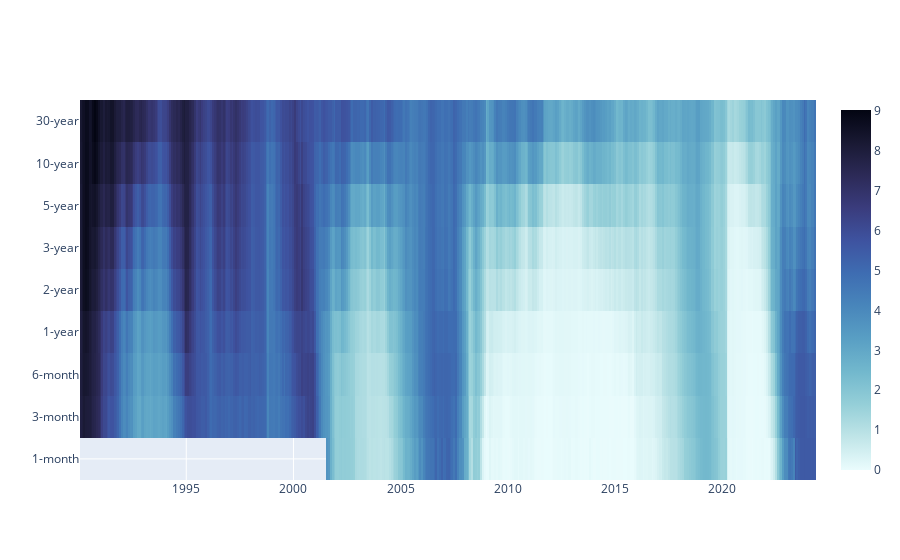

Write notebook code for a chart like this one.
### Markdown cell above
4. Reverse the way the color scale is mapped into the `z` values by setting the argument `reversescale` to `True`. In this case, this case the effect of mapping lighter (darker) blue tones to lower (higher) percentage points.

### Code cell
fig = go.Figure(data=[go.Heatmap(z=data.values,
                                    x=data.columns,
                                    y=data.index,
                                    colorscale='ice',
                                    reversescale=True,
                                    )])

fig.show()

### Figure 1 — Plotly figure (JSON) as saved in the notebook; plotly's stock layout.template omitted (floating-point values rounded to 4 significant figures; data arrays with more than 128 entries replaced by an {"elided": "..."} marker saying what was removed)
{"data": [{"colorscale": [[0, "rgb(3, 5, 18)"], [0.09091, "rgb(25, 25, 51)"], [0.1818, "rgb(44, 42, 87)"], [0.2727, "rgb(58, 60, 125)"], [0.3636, "rgb(62, 83, 160)"], [0.4545, "rgb(62, 109, 178)"], [0.5455, "rgb(72, 134, 187)"], [0.6364, "rgb(89, 159, 196)"], [0.7273, "rgb(114, 184, 205)"], [0.8182, "rgb(149, 207, 216)"], [0.9091, "rgb(192, 229, 232)"], [1, "rgb(234, 252, 253)"]], "reversescale": true, "type": "heatmap", "x": {"elided": "412 str values"}, "y": ["1-month", "3-month", "6-month", "1-year", "2-year", "3-year", "5-year", "10-year", "30-year"], "z": {"elided": "9x412 float values"}}], "layout": {}}
